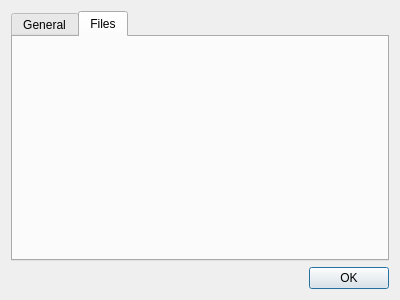
<?xml version="1.0" encoding="UTF-8"?>
<ui version="4.0">
 <class>PreferencesForm</class>
 <widget class="QDialog" name="PreferencesForm">
  <property name="geometry">
   <rect>
    <x>0</x>
    <y>0</y>
    <width>400</width>
    <height>300</height>
   </rect>
  </property>
  <property name="windowTitle">
   <string>Dialog</string>
  </property>
  <layout class="QGridLayout" name="gridLayout">
   <item row="1" column="1">
    <widget class="QPushButton" name="okButton">
     <property name="text">
      <string>OK</string>
     </property>
    </widget>
   </item>
   <item row="1" column="0">
    <spacer name="horizontalSpacer">
     <property name="orientation">
      <enum>Qt::Horizontal</enum>
     </property>
     <property name="sizeHint" stdset="0">
      <size>
       <width>40</width>
       <height>20</height>
      </size>
     </property>
    </spacer>
   </item>
   <item row="0" column="0" colspan="2">
    <widget class="QTabWidget" name="tabWidget">
     <property name="currentIndex">
      <number>1</number>
     </property>
     <widget class="QWidget" name="tab">
      <attribute name="title">
       <string>General</string>
      </attribute>
     </widget>
     <widget class="QWidget" name="tab_2">
      <attribute name="title">
       <string>Files</string>
      </attribute>
     </widget>
    </widget>
   </item>
  </layout>
 </widget>
 <resources/>
 <connections/>
</ui>
